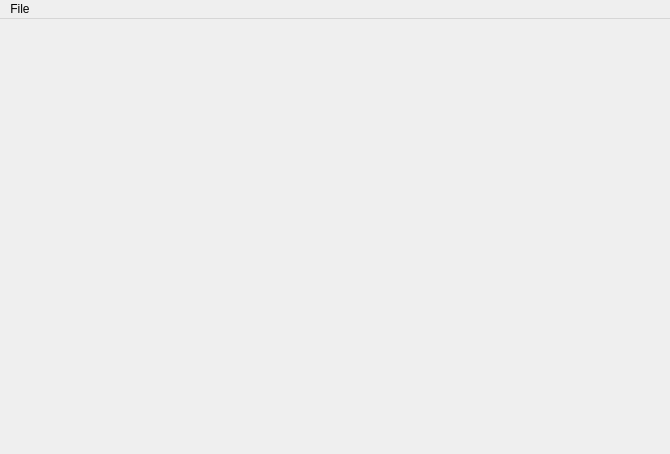
<?xml version="1.0" encoding="UTF-8"?>
<ui version="4.0">
 <class>MainWindow</class>
 <widget class="QMainWindow" name="MainWindow">
  <property name="geometry">
   <rect>
    <x>0</x>
    <y>0</y>
    <width>670</width>
    <height>454</height>
   </rect>
  </property>
  <property name="windowTitle">
   <string>MainWindow</string>
  </property>
  <widget class="QWidget" name="mapViewportWrapper"/>
  <widget class="QMenuBar" name="menuBar">
   <property name="geometry">
    <rect>
     <x>0</x>
     <y>0</y>
     <width>670</width>
     <height>22</height>
    </rect>
   </property>
   <widget class="QMenu" name="menuFile">
    <property name="title">
     <string>File</string>
    </property>
    <widget class="QMenu" name="menuImport">
     <property name="title">
      <string>Import</string>
     </property>
     <addaction name="actionTf_mapper"/>
     <addaction name="actionCMUD"/>
    </widget>
    <addaction name="actionNew"/>
    <addaction name="actionOpen"/>
    <addaction name="actionSave"/>
    <addaction name="actionSaveAs"/>
    <addaction name="menuImport"/>
    <addaction name="separator"/>
    <addaction name="actionPreferences"/>
    <addaction name="separator"/>
    <addaction name="actionQuit"/>
   </widget>
   <addaction name="menuFile"/>
  </widget>
  <action name="actionNew">
   <property name="text">
    <string>New</string>
   </property>
   <property name="shortcut">
    <string>Ctrl+N</string>
   </property>
  </action>
  <action name="actionOpen">
   <property name="text">
    <string>Open</string>
   </property>
   <property name="shortcut">
    <string>Ctrl+O</string>
   </property>
  </action>
  <action name="actionSave">
   <property name="text">
    <string>Save</string>
   </property>
   <property name="shortcut">
    <string>Ctrl+S</string>
   </property>
  </action>
  <action name="actionSaveAs">
   <property name="text">
    <string>Save As</string>
   </property>
   <property name="shortcut">
    <string>Ctrl+Shift+S</string>
   </property>
  </action>
  <action name="actionTf_mapper">
   <property name="text">
    <string>tf-mapper</string>
   </property>
  </action>
  <action name="actionCMUD">
   <property name="text">
    <string>cMUD</string>
   </property>
  </action>
  <action name="actionQuit">
   <property name="text">
    <string>Quit</string>
   </property>
   <property name="menuRole">
    <enum>QAction::QuitRole</enum>
   </property>
  </action>
  <action name="actionPreferences">
   <property name="text">
    <string>Preferences</string>
   </property>
   <property name="menuRole">
    <enum>QAction::PreferencesRole</enum>
   </property>
  </action>
  <action name="toolbarActionCreateRoom">
   <property name="icon">
    <iconset>
     <normaloff>:/icons/images/toolbar/room.png</normaloff>:/icons/images/toolbar/room.png</iconset>
   </property>
   <property name="text">
    <string>CreateRoom</string>
   </property>
   <property name="toolTip">
    <string>Create new room</string>
   </property>
  </action>
  <action name="toolbarActionCreateLabel">
   <property name="icon">
    <iconset>
     <normaloff>:/icons/images/toolbar/label.png</normaloff>:/icons/images/toolbar/label.png</iconset>
   </property>
   <property name="text">
    <string>CreateLabel</string>
   </property>
   <property name="toolTip">
    <string>Create label</string>
   </property>
  </action>
  <action name="toolbarActionCreateBackground">
   <property name="icon">
    <iconset>
     <normaloff>:/icons/images/toolbar/background.png</normaloff>:/icons/images/toolbar/background.png</iconset>
   </property>
   <property name="text">
    <string>CreateBackground</string>
   </property>
   <property name="toolTip">
    <string>Create background</string>
   </property>
  </action>
 </widget>
 <resources/>
 <connections/>
</ui>
